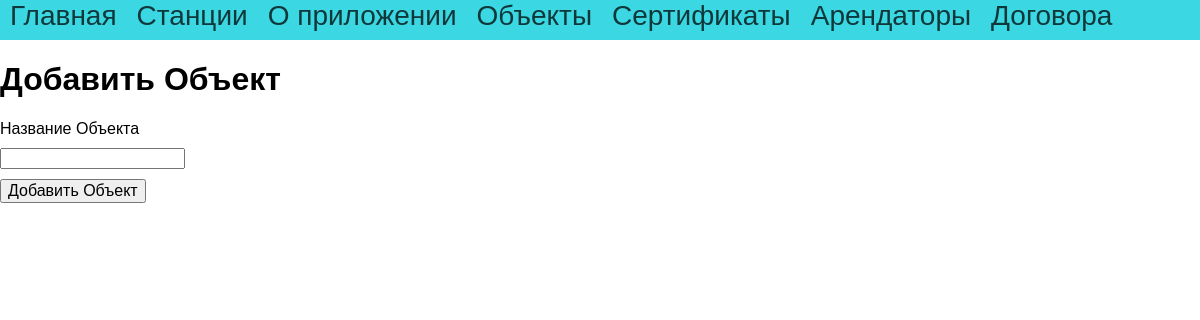
Page /objects on the committed database.
### tables this page shows
CREATE TABLE mainmenu (
id integer PRIMARY KEY AUTOINCREMENT, 
title text NOT NULL, 
url text NOT NULL
);

### app.py (the view, shortened to what this page needs)
@app.route("/objects", methods=["POST", "GET"])
def objects():
    db = get_db()
    dbase = FDataBase(db)
    return render_template('objects.html', menu=dbase.getMenu(), objects=dbase.propertyObjects, title="Добавить Объект")

### FDataBase.py (called while the page is built)
    def getMenu(self):
        sql = '''SELECT * FROM mainmenu'''
        try:
            self.__cur.execute(sql)
            res = self.__cur.fetchall()
            if res: return res
        except:
            print("Ошибка чтения из БД")
        return []

### app.py (called while the page is built)
def connect_db():
    conn = sqlite3.connect(app.config['DATABASE'])
    conn.row_factory = sqlite3.Row
    return conn

def get_db():
    if not hasattr(g, 'link_db'):
        g.link_db = connect_db()
    return g.link_db

### templates/objects.html (shortened to what this page needs)
{% extends 'base.html' %}
{% block content %}
{{ super() }}
<form action="" method="post" class="form-contact">
    <p><label>Название Объекта</label>
            <input type="text" name="name" value="" required />
    <p><input type="submit" value="Добавить Объект"/>
    </form>
{% endblock %}

### templates/base.html (shortened to what this page needs)
<!DOCTYPE html>
<html>
<head>
<link type="text/css" href="{{ url_for('static', filename='css/styles.css')}}" rel="stylesheet"/>
</head>
<body>
{% block content -%}
        {% block mainmenu -%}
<ul class="mainmenu">
        {% for m in menu -%}
<li><a href="{{m.url}}">{{m.title}}</a></li>
        {% endfor -%}
</ul>
        {% endblock mainmenu -%}
        {% if title -%}
<h1>{{title}}</h1>
        {% else -%}
<h1>Ижпромтранс18</h1>
        {% endif -%}
{% endblock -%}
</body>
</html>

### static/css/styles.css (style rules this page uses)
html, body { font-family: Arial, Helvetica, sans-serif; margin: auto; padding: 0; height: 100%; width: 100%; }
a { color: rgb(0, 202, 202); text-decoration: none; margin: auto; }
ul.mainmenu { list-style: none; background: #3bd7e2; height: 40px; margin: auto; padding: 0; color: rgba(0, 0, 0, 0.74); font-size: 20px; overflow: hidden; }
ul.mainmenu li { float: left; margin: 18px, 40px, 0 50px; }
ul.mainmenu li a { color: rgba(0, 0, 0, 0.74); text-decoration: none; font-size: 28px; margin: 10px; }
.form-contact label { display: inline-block; min-width: 80px; }
.form-contact p { margin: 10px 0 10px 0; }
.form-contact input[type=submit], textarea { font-size: 16px; }

### rows in the picture
mainmenu: title "Главная"
mainmenu: title "Станции"
mainmenu: title "О приложении"
mainmenu: title "Объекты"
mainmenu: title "Сертификаты"
mainmenu: title "Арендаторы"
mainmenu: title "Договора"

### other values in the picture
{{ title }} "Добавить Объект"
